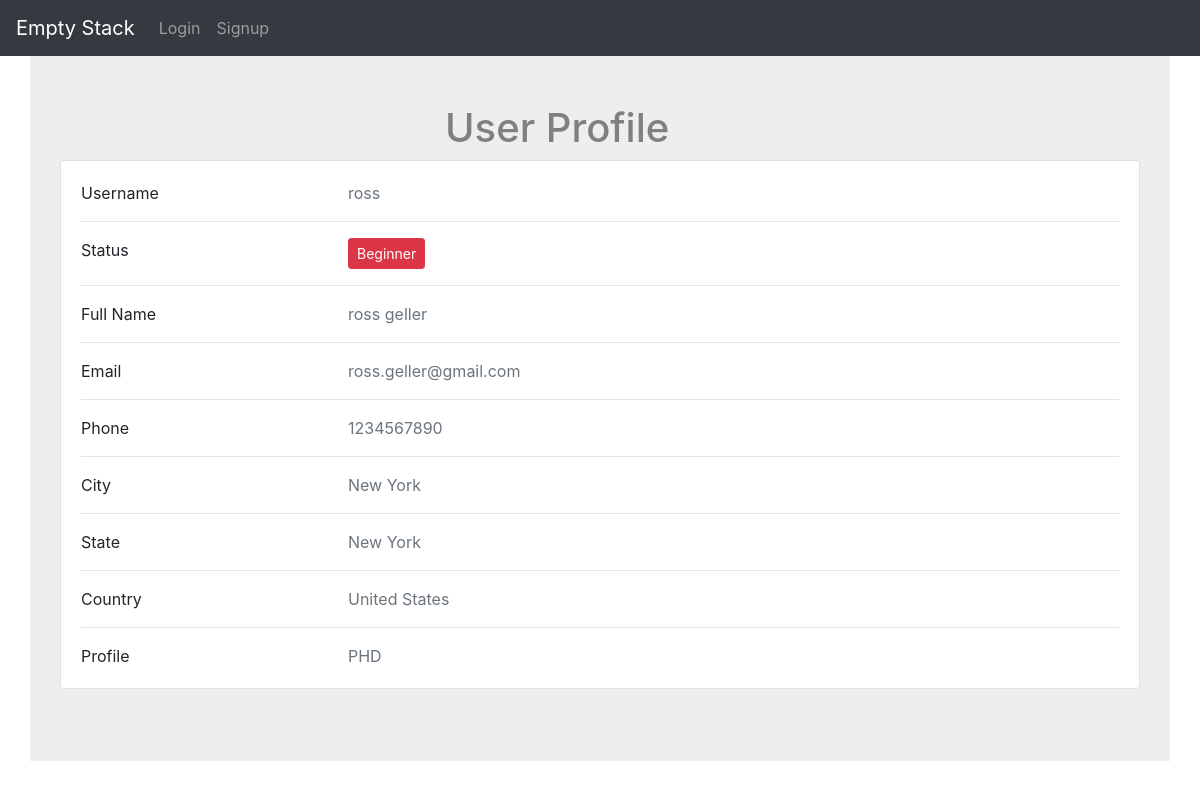
The app's page /profile/17 with its own data.
### app.py (models this page shows)
class Users(db.Model):
    userid = db.Column(db.Integer, primary_key=True, autoincrement=True)
    username = db.Column(db.String, unique=True)
    firstname = db.Column(db.String)
    lastname = db.Column(db.String)
    email = db.Column(db.String)
    phone = db.Column(db.String)
    profile = db.Column(db.Text)
    rating = db.Column(db.Integer, default=0)
    city = db.Column(db.String)
    state = db.Column(db.String)
    country = db.Column(db.String)

### app.py (the view)
@app.route('/profile/<userid>', methods=['POST', 'GET'])
def profile(userid):
    user = Users.query.filter_by(userid=userid).first()
    return render_template('show_profile.html', user=user)

### templates/show_profile.html (shortened to what this page needs)
{% extends "base.html" %}
{% import "bootstrap/wtf.html" as wtf %}
{% block content %}
    <div style="background-color: #eee;" class="container py-5">
        <h1 style="padding-left:400px">User Profile</h1>
        <div class="col-lg-12">
            <div class="card mb-4">
                <div class="card-body">
                    <div class="row">
                        <div class="col-sm-3">
                            <p class="mb-0">Username</p>
                        </div>
                        <div class="col-sm-9">
                            <p class="text-muted mb-0">{{ user.username }}</p>
                        </div>
                    </div>
                    <hr>
                    <div class="row">
                        <div class="col-sm-3">
                            <p class="mb-0">Status</p>
                        </div>
                        <div class="col-sm-9">
                            {% if user.rating<100 %}
                                <button type="button" class="btn btn-danger btn-sm">
                                    Beginner
                                </button>
                            {% elif user.rating<150  %}
                                <button type="button" class="btn btn-warning btn-sm">
                                    Intermediate
                                </button>
                            {% else %}
                                <button type="button" class="btn btn-success btn-sm">
                                    Master
                                </button>
                            {% endif %}
                        </div>
                    </div>
                    <hr>
                    <div class="row">
                        <div class="col-sm-3">
                            <p class="mb-0">Full Name</p>
                        </div>
                        <div class="col-sm-9">
                            <p class="text-muted mb-0">{{ user.firstname+" "+user.lastname }}</p>
                        </div>
                    </div>
                    <hr>
                    <div class="row">
                        <div class="col-sm-3">
                            <p class="mb-0">Email</p>
                        </div>
                        <div class="col-sm-9">
                            <p class="text-muted mb-0">{{ user.email }}</p>
                        </div>
                    </div>
                    <hr>
                    <div class="row">
                        <div class="col-sm-3">
                            <p class="mb-0">Phone</p>
                        </div>
                        <div class="col-sm-9">
                            <p class="text-muted mb-0">{{ user.phone }}</p>
                        </div>
                    </div>
                    <hr>
                    <div class="row">
                        <div class="col-sm-3">
                            <p class="mb-0">City</p>
                        </div>
                        <div class="col-sm-9">
                            <p class="text-muted mb-0">{{ user.city }}</p>
                        </div>
                    </div>
                    <hr>
                    <div class="row">
                        <div class="col-sm-3">
                            <p class="mb-0">State</p>
                        </div>
                        <div class="col-sm-9">
                            <p class="text-muted mb-0">{{ user.state }}</p>
                        </div>
                    </div>
                    <hr>
                    <div class="row">
                        <div class="col-sm-3">
                            <p class="mb-0">Country</p>
                        </div>
                        <div class="col-sm-9">
                            <p class="text-muted mb-0">{{ user.country }}</p>
                        </div>
                    </div>
                    <hr>
                    <div class="row">
                        <div class="col-sm-3">
                            <p class="mb-0">Profile</p>
                        </div>
                        <div class="col-sm-9">
                            <p class="text-muted mb-0">{{ user.profile }}</p>
                        </div>
                    </div>
                </div>
            </div>
        </div>
    </div>
{% endblock %}

### static/css/main.css (style rules this page uses)
h1 { color: grey; }

### records on screen
Users: username "ross", firstname+lastname "ross geller", email "ross.geller@gmail.com", phone "1234567890", city "New York", state "New York", country "United States", profile "PHD"
